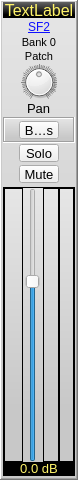
<?xml version="1.0" encoding="UTF-8"?>
<ui version="4.0">
 <class>CSF2ChannelWidget</class>
 <widget class="QFrame" name="CSF2ChannelWidget">
  <property name="geometry">
   <rect>
    <x>0</x>
    <y>0</y>
    <width>78</width>
    <height>480</height>
   </rect>
  </property>
  <property name="sizePolicy">
   <sizepolicy hsizetype="Fixed" vsizetype="Fixed">
    <horstretch>0</horstretch>
    <verstretch>0</verstretch>
   </sizepolicy>
  </property>
  <property name="minimumSize">
   <size>
    <width>78</width>
    <height>424</height>
   </size>
  </property>
  <property name="maximumSize">
   <size>
    <width>78</width>
    <height>16777215</height>
   </size>
  </property>
  <property name="windowTitle">
   <string>Form</string>
  </property>
  <property name="styleSheet">
   <string notr="true">QFrame{background-color: qlineargradient(spread:pad, x1:0, y1:0, x2:0, y2:1, stop:0 rgba(230, 230, 230, 255), stop:0.8 rgba(200, 200, 200, 255));}
</string>
  </property>
  <property name="frameShape">
   <enum>QFrame::WinPanel</enum>
  </property>
  <property name="frameShadow">
   <enum>QFrame::Raised</enum>
  </property>
  <layout class="QVBoxLayout" name="verticalLayout">
   <property name="spacing">
    <number>1</number>
   </property>
   <property name="leftMargin">
    <number>1</number>
   </property>
   <property name="topMargin">
    <number>0</number>
   </property>
   <property name="rightMargin">
    <number>1</number>
   </property>
   <property name="bottomMargin">
    <number>0</number>
   </property>
   <item>
    <widget class="EffectLabel" name="Name">
     <property name="minimumSize">
      <size>
       <width>0</width>
       <height>16</height>
      </size>
     </property>
     <property name="maximumSize">
      <size>
       <width>16777215</width>
       <height>16</height>
      </size>
     </property>
     <property name="font">
      <font>
       <pointsize>12</pointsize>
      </font>
     </property>
     <property name="styleSheet">
      <string notr="true">color: rgb(255, 244, 105);
background-color: qlineargradient(spread:pad, x1:0, y1:0, x2:0, y2:1, stop:0 rgba(100, 100, 100, 255), stop:0.8 rgba(0, 0, 0, 255));</string>
     </property>
     <property name="text">
      <string>TextLabel</string>
     </property>
     <property name="alignment">
      <set>Qt::AlignCenter</set>
     </property>
    </widget>
   </item>
   <item>
    <layout class="QHBoxLayout" name="horizontalLayout_2" stretch="0">
     <property name="spacing">
      <number>0</number>
     </property>
     <property name="leftMargin">
      <number>0</number>
     </property>
     <property name="rightMargin">
      <number>0</number>
     </property>
     <item>
      <widget class="QPushButton" name="SF2">
       <property name="maximumSize">
        <size>
         <width>16777215</width>
         <height>16</height>
        </size>
       </property>
       <property name="font">
        <font>
         <pointsize>9</pointsize>
         <underline>true</underline>
        </font>
       </property>
       <property name="cursor">
        <cursorShape>PointingHandCursor</cursorShape>
       </property>
       <property name="styleSheet">
        <string notr="true">color: rgb(15, 16, 255);
background:transparent;</string>
       </property>
       <property name="text">
        <string>SF2</string>
       </property>
       <property name="flat">
        <bool>true</bool>
       </property>
      </widget>
     </item>
    </layout>
   </item>
   <item>
    <widget class="EffectLabel" name="Bank">
     <property name="font">
      <font>
       <pointsize>8</pointsize>
      </font>
     </property>
     <property name="styleSheet">
      <string notr="true">background:transparent;</string>
     </property>
     <property name="text">
      <string>Bank 0</string>
     </property>
     <property name="alignment">
      <set>Qt::AlignCenter</set>
     </property>
    </widget>
   </item>
   <item>
    <widget class="EffectLabel" name="Patch">
     <property name="font">
      <font>
       <pointsize>8</pointsize>
      </font>
     </property>
     <property name="styleSheet">
      <string notr="true">background:transparent;</string>
     </property>
     <property name="text">
      <string>Patch</string>
     </property>
     <property name="alignment">
      <set>Qt::AlignCenter</set>
     </property>
    </widget>
   </item>
   <item alignment="Qt::AlignHCenter">
    <widget class="QDial" name="Pan">
     <property name="sizePolicy">
      <sizepolicy hsizetype="Fixed" vsizetype="Fixed">
       <horstretch>0</horstretch>
       <verstretch>0</verstretch>
      </sizepolicy>
     </property>
     <property name="maximumSize">
      <size>
       <width>36</width>
       <height>36</height>
      </size>
     </property>
     <property name="maximum">
      <number>200</number>
     </property>
     <property name="value">
      <number>100</number>
     </property>
     <property name="notchesVisible">
      <bool>true</bool>
     </property>
    </widget>
   </item>
   <item alignment="Qt::AlignHCenter">
    <widget class="EffectLabel" name="label_3">
     <property name="font">
      <font>
       <pointsize>10</pointsize>
      </font>
     </property>
     <property name="styleSheet">
      <string notr="true">background:transparent;</string>
     </property>
     <property name="text">
      <string>Pan</string>
     </property>
    </widget>
   </item>
   <item>
    <widget class="QFrame" name="EffectLayout_2">
     <property name="styleSheet">
      <string notr="true">QFrame{background-color: qlineargradient(spread:pad, x1:0, y1:0, x2:0, y2:1, stop:0 rgba(230, 230, 230, 255), stop:0.8 rgba(200, 200, 200, 255));}
</string>
     </property>
     <property name="frameShape">
      <enum>QFrame::Box</enum>
     </property>
     <property name="frameShadow">
      <enum>QFrame::Sunken</enum>
     </property>
     <layout class="QVBoxLayout" name="EffectLayout">
      <property name="spacing">
       <number>1</number>
      </property>
      <property name="topMargin">
       <number>2</number>
      </property>
      <property name="bottomMargin">
       <number>1</number>
      </property>
      <item alignment="Qt::AlignHCenter">
       <widget class="QToolButton" name="Bypass">
        <property name="minimumSize">
         <size>
          <width>40</width>
          <height>0</height>
         </size>
        </property>
        <property name="maximumSize">
         <size>
          <width>40</width>
          <height>18</height>
         </size>
        </property>
        <property name="sizeIncrement">
         <size>
          <width>58</width>
          <height>0</height>
         </size>
        </property>
        <property name="font">
         <font>
          <pointsize>10</pointsize>
         </font>
        </property>
        <property name="styleSheet">
         <string notr="true">QToolButton:checked{color:yellow;}</string>
        </property>
        <property name="text">
         <string>Bypass</string>
        </property>
        <property name="checkable">
         <bool>true</bool>
        </property>
       </widget>
      </item>
      <item>
       <spacer name="verticalSpacer_2">
        <property name="orientation">
         <enum>Qt::Vertical</enum>
        </property>
        <property name="sizeType">
         <enum>QSizePolicy::Fixed</enum>
        </property>
        <property name="sizeHint" stdset="0">
         <size>
          <width>20</width>
          <height>1</height>
         </size>
        </property>
       </spacer>
      </item>
     </layout>
    </widget>
   </item>
   <item>
    <layout class="QVBoxLayout" name="verticalLayout_3">
     <property name="spacing">
      <number>3</number>
     </property>
     <property name="topMargin">
      <number>0</number>
     </property>
     <property name="bottomMargin">
      <number>3</number>
     </property>
     <item alignment="Qt::AlignHCenter">
      <widget class="QToolButton" name="Solo">
       <property name="minimumSize">
        <size>
         <width>40</width>
         <height>0</height>
        </size>
       </property>
       <property name="maximumSize">
        <size>
         <width>40</width>
         <height>18</height>
        </size>
       </property>
       <property name="sizeIncrement">
        <size>
         <width>0</width>
         <height>0</height>
        </size>
       </property>
       <property name="font">
        <font>
         <pointsize>10</pointsize>
        </font>
       </property>
       <property name="styleSheet">
        <string notr="true">QToolButton:checked{color:yellow;}</string>
       </property>
       <property name="text">
        <string>Solo</string>
       </property>
       <property name="checkable">
        <bool>true</bool>
       </property>
      </widget>
     </item>
     <item alignment="Qt::AlignHCenter">
      <widget class="QToolButton" name="Mute">
       <property name="minimumSize">
        <size>
         <width>40</width>
         <height>0</height>
        </size>
       </property>
       <property name="maximumSize">
        <size>
         <width>40</width>
         <height>18</height>
        </size>
       </property>
       <property name="sizeIncrement">
        <size>
         <width>0</width>
         <height>0</height>
        </size>
       </property>
       <property name="font">
        <font>
         <pointsize>10</pointsize>
        </font>
       </property>
       <property name="styleSheet">
        <string notr="true">QToolButton:checked{color:yellow;}</string>
       </property>
       <property name="text">
        <string>Mute</string>
       </property>
       <property name="checkable">
        <bool>true</bool>
       </property>
      </widget>
     </item>
    </layout>
   </item>
   <item>
    <widget class="QFrame" name="verticalFrame">
     <property name="frameShape">
      <enum>QFrame::StyledPanel</enum>
     </property>
     <property name="frameShadow">
      <enum>QFrame::Sunken</enum>
     </property>
     <layout class="QVBoxLayout" name="verticalLayout_2">
      <property name="spacing">
       <number>0</number>
      </property>
      <property name="leftMargin">
       <number>0</number>
      </property>
      <property name="topMargin">
       <number>0</number>
      </property>
      <property name="rightMargin">
       <number>0</number>
      </property>
      <property name="bottomMargin">
       <number>0</number>
      </property>
      <item>
       <layout class="QHBoxLayout" name="horizontalLayout">
        <property name="spacing">
         <number>0</number>
        </property>
        <property name="topMargin">
         <number>0</number>
        </property>
        <property name="bottomMargin">
         <number>0</number>
        </property>
        <item>
         <widget class="CdBScale" name="frame">
          <property name="minimumSize">
           <size>
            <width>19</width>
            <height>0</height>
           </size>
          </property>
          <property name="font">
           <font>
            <pointsize>13</pointsize>
           </font>
          </property>
          <property name="frameShape">
           <enum>QFrame::StyledPanel</enum>
          </property>
          <property name="frameShadow">
           <enum>QFrame::Raised</enum>
          </property>
         </widget>
        </item>
        <item>
         <widget class="QSlider" name="verticalSlider">
          <property name="minimumSize">
           <size>
            <width>20</width>
            <height>0</height>
           </size>
          </property>
          <property name="maximum">
           <number>150</number>
          </property>
          <property name="sliderPosition">
           <number>100</number>
          </property>
          <property name="orientation">
           <enum>Qt::Vertical</enum>
          </property>
         </widget>
        </item>
        <item>
         <widget class="CPeakControl" name="PeakLeft">
          <property name="minimumSize">
           <size>
            <width>14</width>
            <height>0</height>
           </size>
          </property>
          <property name="frameShape">
           <enum>QFrame::StyledPanel</enum>
          </property>
          <property name="frameShadow">
           <enum>QFrame::Raised</enum>
          </property>
         </widget>
        </item>
        <item>
         <widget class="CPeakControl" name="PeakRight">
          <property name="minimumSize">
           <size>
            <width>14</width>
            <height>0</height>
           </size>
          </property>
          <property name="frameShape">
           <enum>QFrame::StyledPanel</enum>
          </property>
          <property name="frameShadow">
           <enum>QFrame::Raised</enum>
          </property>
         </widget>
        </item>
       </layout>
      </item>
      <item>
       <widget class="EffectLabel" name="VolLabel">
        <property name="minimumSize">
         <size>
          <width>0</width>
          <height>13</height>
         </size>
        </property>
        <property name="maximumSize">
         <size>
          <width>16777215</width>
          <height>13</height>
         </size>
        </property>
        <property name="font">
         <font>
          <pointsize>10</pointsize>
         </font>
        </property>
        <property name="styleSheet">
         <string notr="true">color: rgb(255, 244, 105);background:black;</string>
        </property>
        <property name="text">
         <string>0.0 dB</string>
        </property>
        <property name="alignment">
         <set>Qt::AlignCenter</set>
        </property>
       </widget>
      </item>
     </layout>
    </widget>
   </item>
   <item>
    <spacer name="verticalSpacer">
     <property name="orientation">
      <enum>Qt::Vertical</enum>
     </property>
     <property name="sizeType">
      <enum>QSizePolicy::Fixed</enum>
     </property>
     <property name="sizeHint" stdset="0">
      <size>
       <width>20</width>
       <height>2</height>
      </size>
     </property>
    </spacer>
   </item>
  </layout>
 </widget>
 <customwidgets>
  <customwidget>
   <class>CPeakControl</class>
   <extends>QFrame</extends>
   <header>cpeakcontrol.h</header>
   <container>1</container>
  </customwidget>
  <customwidget>
   <class>CdBScale</class>
   <extends>QFrame</extends>
   <header>cdbscale.h</header>
   <container>1</container>
  </customwidget>
  <customwidget>
   <class>EffectLabel</class>
   <extends>QLabel</extends>
   <header>effectlabel.h</header>
  </customwidget>
 </customwidgets>
 <resources/>
 <connections/>
</ui>
